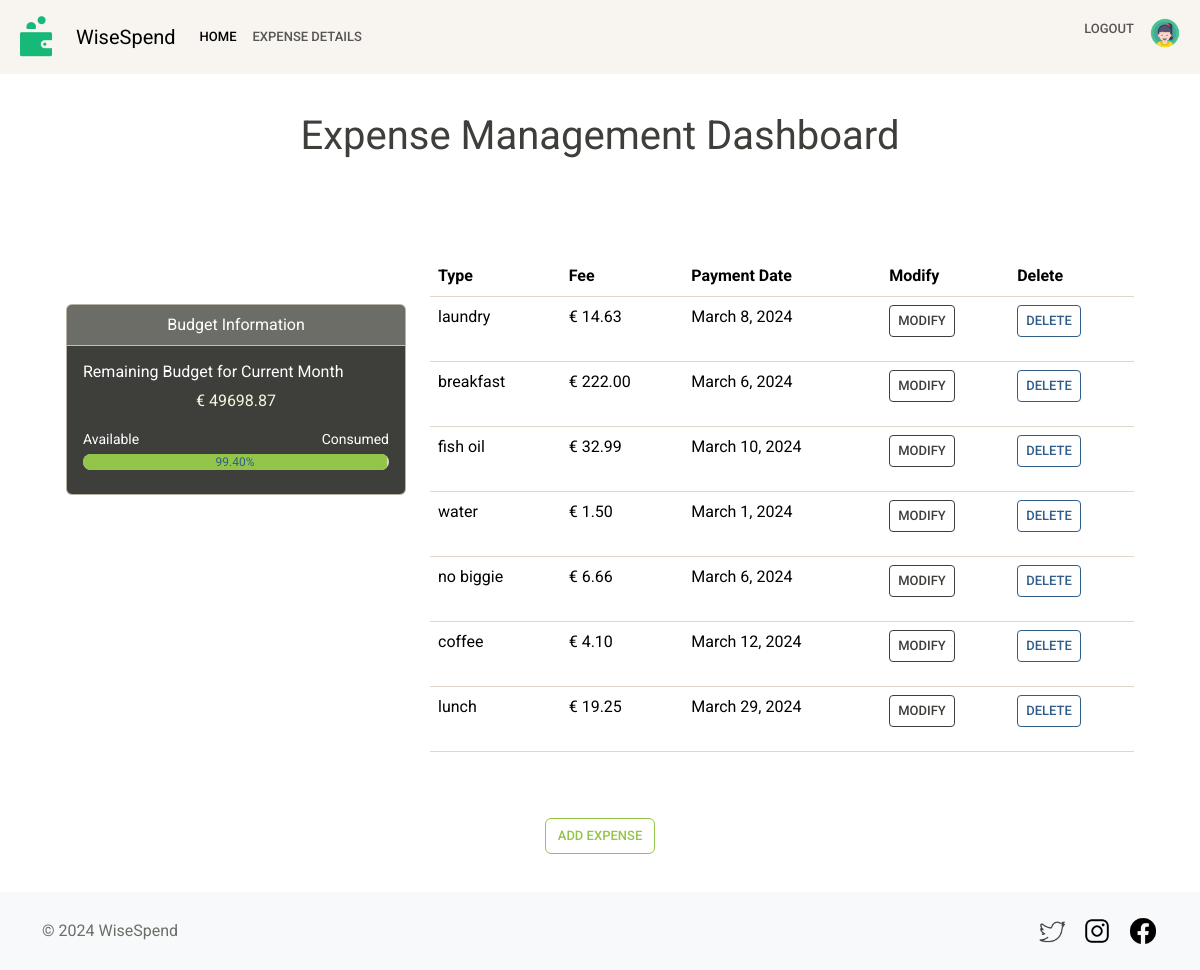
The page /wisespend/details/ (signed in) on the database its author committed.
### myexpense/models.py (models this page shows, shortened)
class Budget(models.Model):
    user = models.OneToOneField(User, on_delete=models.CASCADE)
    amount = models.DecimalField(max_digits=20, decimal_places=2, default=0)
    def get_remaining_budget(self):
        today = now().date()
        start_day = today.replace(day=1)
        cost_this_month = Expense.objects.filter(
            user=self.user,
            payment_date__gte=start_day
        ).aggregate(total_expenses=models.Sum('fee'))['total_expenses'] or 0
        remaining_budget = self.amount - cost_this_month
        return round(remaining_budget, 2)
    def get_remaining_budget_percentage(self):
        remaining_budget = self.get_remaining_budget()
        if self.amount != 0:
            percentage = round((remaining_budget / self.amount) * 100, 2)
            return percentage
        else:
            return 0

class Expense(models.Model):
    user = models.ForeignKey(User, on_delete=models.CASCADE)
    type = models.CharField(max_length=100)
    fee = models.DecimalField(max_digits=10, decimal_places=2)
    payment_date = models.DateField()

### myexpense/views.py (the view)
# urls.py: path('details/', views.expense_list, name='expense_list'),
@login_required()
def expense_list(request):
    expenses = Expense.objects.filter(user=request.user)
    return render(request, 'myexpense/expenses.html', {'expenses': expenses})

### myexpense/templates/myexpense/expenses.html (shortened to what this page needs)
{% extends 'myexpense/base2.html' %}
{% block content %}
<div class="container pt-4 pt-xl-5" style="margin-bottom: 100px">
    <div>
        <h1 class="mt-3 mb-5 d-flex justify-content-center">Expense Management Dashboard</h1>
        <div class="container pt-4 pt-xl-5" style="margin-bottom: 100px">
    <div class="row">
        <div class="col-md-4 mb-3 mt-5">
            <div class="card text-white bg-dark mb-3">
                <div class="card-header text-center">Budget Information</div>
                <div class="card-body">
                    <h6 class="card-title">Remaining Budget for Current Month</h6>
                    <p class="card-text text-center " style="color: beige">€ {{ user.budget.get_remaining_budget }}</p>
                    <div class="d-flex justify-content-between mb-1">
                        <small>Available</small>
                        <small>Consumed</small>
                    </div>
                    <div class="progress mb-2">
                        <div class="progress-bar bg-success" role="progressbar"
                             style="width: {{user.budget.get_remaining_budget_percentage}}%;"
                             aria-valuenow="{{user.budget.get_remaining_budget_percentage}}" aria-valuemin="0"
                             aria-valuemax="100">{{user.budget.get_remaining_budget_percentage}}%
                        </div>
                    </div>
                </div>
            </div>
        </div>
        <div class="col-md-8">
            <div style="padding-bottom: 50px;">
                <table class="table" style="border-collapse: collapse;line-height: 1.5;padding: 0.2em">
                    <thead class="thead-light">
                <tr>
                    <th>Type</th>
                    <th>Fee</th>
                    <th>Payment Date</th>
                    <th>Modify</th>
                    <th>Delete</th>
                </tr>
                </thead>
                <tbody>
                {% for expense in expenses %}
                <tr>
                    <td>{{ expense.type }}</td>
                    <td>€ {{ expense.fee }}</td>
                    <td>{{ expense.payment_date }}</td>
                    <td>
                        <form method="get" action="{% url 'myexpense:modify_expense' expense.id %}">
                            <button type="submit" class="btn btn-outline-dark btn-sm">Modify</button>
                        </form>
                    </td>
                    <td>
                        <form method="get" action="{% url 'myexpense:delete_expense' expense.id %}">
                            <button type="submit" class="btn btn-outline-primary btn-sm">Delete</button>
                        </form>
                    </td>
                </tr>
                {% endfor %}
                </tbody>
                </table>
            </div>
        </div>
    </div>
             <div class="d-flex justify-content-center">
            <form method="get" action="{% url 'myexpense:add_expense' %}">
                <button type="submit" class="btn btn-outline-success btn-md">Add Expense</button>
            </form>
        </div>
    </div>
</div>
</div>
{% endblock %}

### rows shown on the page
Expense: type "laundry", fee "14.63", payment_date "March 8, 2024"
Expense: type "breakfast", fee "222.00", payment_date "March 6, 2024"
Expense: type "fish oil", fee "32.99", payment_date "March 10, 2024"
Expense: type "water", fee "1.50", payment_date "March 1, 2024"
Expense: type "no biggie", fee "6.66", payment_date "March 6, 2024"
Expense: type "coffee", fee "4.10", payment_date "March 12, 2024"
Expense: type "lunch", fee "19.25", payment_date "March 29, 2024"

### other values the page prints
{{ user.budget.get_remaining_budget }} "49698.87"
{{ user.budget.get_remaining_budget_percentage }} "99.40"
